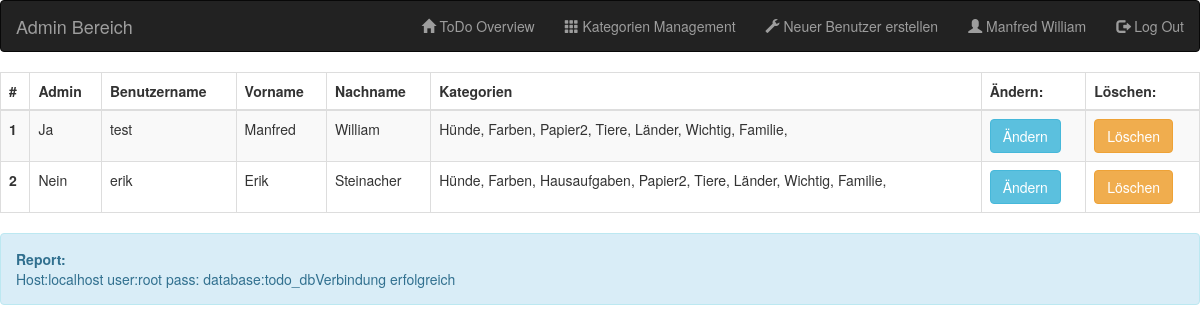
Screenshot of /Seite/php/admin.php (signed in) with the database file from the repository.
### tables this page shows
CREATE TABLE `users` (
  `id_user` int(11) NOT NULL,
  `admin` tinyint(1) NOT NULL,
  `username` varchar(255) NOT NULL,
  `fname` varchar(255) NOT NULL,
  `lname` varchar(255) NOT NULL,
  `password` varchar(255) NOT NULL
);

### Seite/php/admin.php (the view, shortened to what this page needs)
<!DOCTYPE html>
<html lang="en">
<head>
    <link rel="stylesheet" href="https://maxcdn.bootstrapcdn.com/bootstrap/3.4.1/css/bootstrap.min.css">
</head>
<body>
    <?php
    require 'connect_db.php';
    $userlist = create_list($host, $username, $password, $database, $ausgabe);
    ?>
    <nav class="navbar navbar-inverse">
        <div class="container-fluid">
            <div class="navbar-header">
                <a class="navbar-brand">Admin Bereich</a>
            </div>
            <ul class="nav navbar-nav navbar-right">
                <li><a href="overview.php"><span class="glyphicon glyphicon-home"></span> ToDo Overview</a></li>
                <li><a href="categories.php"><span class="glyphicon glyphicon-th"></span> Kategorien Management</a></li>
                <li><a href="create_user.php"><span class="glyphicon glyphicon-wrench"></span> Neuer Benutzer erstellen</a></li>
                <li>
                    <p class="navbar-text"><span class="glyphicon glyphicon-user"></span> <?php echo $firstname; ?> <?php echo $lastname; ?></p>
                </li>
                <li><a href="logout.php"><span class="glyphicon glyphicon-log-out"></span> Log Out</a></li>
            </ul>
        </div>
    </nav>
    <div class="table-responsive">
        <table class="table table-striped table-hover table-bordered">
            <thead class="">
                <tr>
                    <th scope="col">#</th>
                    <th scope="col">Admin</th>
                    <th scope="col">Benutzername</th>
                    <th scope="col">Vorname</th>
                    <th scope="col">Nachname</th>
                    <th scope="col">Kategorien</th>
                    <th scope="col">Ändern:</th>
                    <th scope="col">Löschen:</th>
                </tr>
            </thead>
            <tbody>
                <?php echo $userlist; ?>
            </tbody>
        </table>
    </div>
    <div class="alert alert-info">
        <strong>Report: </br></strong>
        <?php
        echo $ausgabe;
        ?>
    </div>
</body>
</html>
<?php
function create_list($host, $username, $password, $database, $ausgabe)
{
    $row_counter = 1;
    $user_category_name = "";
    $output = "";
    $conn = new mysqli($host, $username, $password, $database);
    $sql3 = "SELECT * FROM users ORDER BY admin DESC, id_user ASC";
    $result3 = $conn->query($sql3);
    if ($result3->num_rows == 0) {
        $output .= "Es wurden keine User gefunden";
    } else {
        while ($row3 = $result3->fetch_assoc()) {
            $id_user = $row3['id_user'];
            $sql2 = "SELECT * FROM users_categories AS uc INNER JOIN categories AS c ON uc.fk_id_category=c.id_category WHERE uc.fk_id_users='$id_user'";
            $result2 = $conn->query($sql2);
            if ($result2->num_rows == 0) {
                $user_category_name .= "Keine Kategorie";
            } else {
                while ($row2 = $result2->fetch_assoc()) {
                    $user_category_name .= $row2["name"] . ", ";
                }
            }
            if ($row3['admin'] == 1) {
                $admin = "Ja";
            } else {
                $admin = "Nein";
            }
            $output .= "
 <tr class='table-default'>
 <th scope='row'>" . $row_counter . "</th>
 <td>" . $admin . "</td>
 <td>" . htmlspecialchars($row3['username'])  . "</td>
 <td>" . htmlspecialchars($row3['fname']) . "</td>
 <td>" . htmlspecialchars($row3['lname']) . "</td>
 <td>" . htmlspecialchars($user_category_name) . "</td>
 <td>
 <form action='create_user.php' method='GET'>
 <button type='submit' name='user' value='" . $row3['id_user'] . "' class='btn btn-info'>Ändern</button>
 </form>
 </td>
 <td>
 <form action='' method='POST'>
 <button type='submit' name='delete' value='" . $row3['id_user'] . "' class='btn btn-warning'>Löschen</button>
 </form>
 </td>
 </tr>";
            $row_counter++;
            $user_category_name = "";
        }
    }
    return $output;
}
?>

### Seite/php/connect_db.php (shortened to what this page needs)
<!DOCTYPE html>
<html lang="de">
<head>
</head>
<body>
</body>
</html>

### rows the page displays
users: admin "Ja", username "test", fname "Manfred", lname "William", user_category_name "Hünde, Farben, Papier2, Tiere, Länder, Wichtig, Familie,", $row3['id_user'] 3 (drawn)
users: admin "Nein", username "erik", fname "Erik", lname "Steinacher", user_category_name "Hünde, Farben, Hausaufgaben, Papier2, Tiere, Länder, Wichtig, Familie,", $row3['id_user'] 4 (drawn)

### other values shown
$firstname "Manfred"
$lastname "William"
$ausgabe "Host:localhost user:root pass: database:todo_dbVerbindung erfolgreich"
